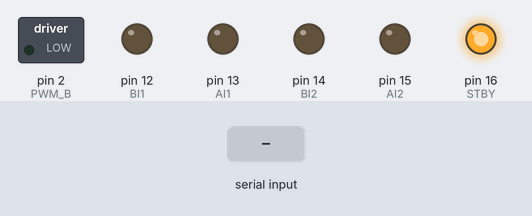
Simulated run of this sketch. Board: Arduino Uno, built with avr-gcc and run on an emulated ATmega328P. Parts: switched loads named in the sketch (green lamp = pin HIGH), output pins drawn as LEDs (lit = HIGH). Inputs (shaded band) come from the test bench.

Above: at 1.2 s.
1.3 s: "f90\n" received over Serial
At 2.3 s:
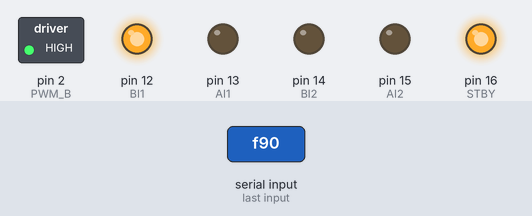
2.8 s: byte 118 ('v') received over Serial
At 4.1 s:
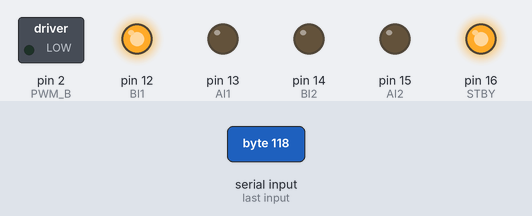
5.3 s: byte 116 ('t') received over Serial
At 7.2 s:
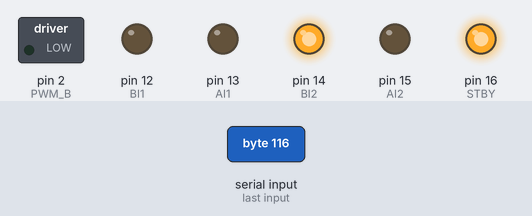
7.8 s: "v90\n" received over Serial
At 8.5 s:
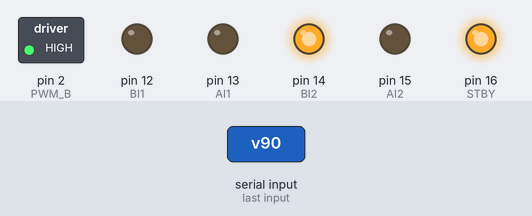
9.3 s: byte 112 ('p') received over Serial
At 11.4 s:
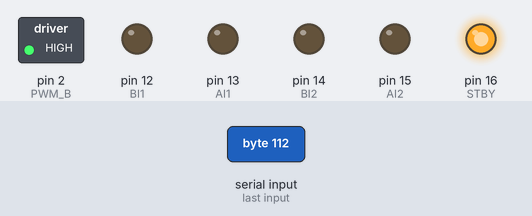
11.7 s: "f,45\n" received over Serial
At 12.7 s:
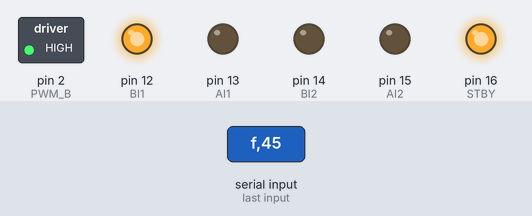
Timing chart, 0 to 14.2 s (numbered marks = the images above; inputs shaded):
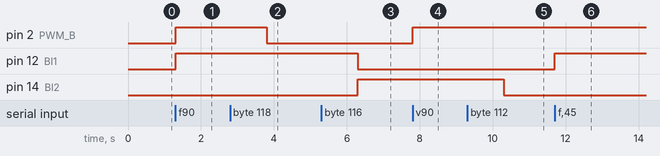

Measured:
- after the input at 1.3 s, pin 2 (PWM_B), pin 12 (BI1): LOW → HIGH at once
- after the input at 2.8 s, pin 2 (PWM_B): HIGH → LOW after 1.0 s
- after the input at 5.3 s, pin 12 (BI1): HIGH → LOW after 1.0 s; pin 14 (BI2): LOW → HIGH after 1.0 s
- after the input at 7.8 s, pin 2 (PWM_B): LOW → HIGH at once
- after the input at 9.3 s, pin 14 (BI2): HIGH → LOW after 1.0 s
- after the input at 11.7 s, pin 12 (BI1): LOW → HIGH at once

The sketch:

Serial-DC-motor.ino
```cpp
#define DIREITO  1
#define ESQUERDO 2

#define PWM_B  2
#define PWM_A  0
#define STBY  16
#define AI2   15
#define AI1   13
#define BI1   12
#define BI2   14

#define PARAR -1
#define FRENTE 0
#define VOLTAR 1

boolean infoCompleta = false;
char fimInformacao = '*';
int velocidade = 512;
int modo = PARAR;
int motor;

void setup() {
  Serial.begin(9600);

  pinMode(STBY, OUTPUT);
  pinMode(PWM_A, OUTPUT);
  pinMode(AI1, OUTPUT);
  pinMode(AI2, OUTPUT);
  pinMode(PWM_B, OUTPUT);
  pinMode(BI1, OUTPUT);
  pinMode(BI2, OUTPUT);

  digitalWrite(STBY, HIGH);
}

void loop() {
  ESPserialEvent();
  switch (modo)
  {
    case FRENTE:
      frente(motor, velocidade);
      break;
    case VOLTAR:
      voltar(motor, velocidade);
      break;
    case PARAR:
      parar(motor);
      break;
  }
}

void frente(int motor, int velocidade) {
  if (motor == ESQUERDO) {
    analogWrite(PWM_A, velocidade);
    digitalWrite(AI1, HIGH);
    digitalWrite(AI2, LOW);
  } else {
    analogWrite(PWM_B, velocidade);
    digitalWrite(BI1, HIGH);
    digitalWrite(BI2, LOW);

  }
}

void voltar(int motor, int velocidade) {
  if (motor == ESQUERDO) {
    analogWrite(PWM_A, velocidade);
    digitalWrite(AI1, LOW);
    digitalWrite(AI2, HIGH);
  } else {
    analogWrite(PWM_B, velocidade);
    digitalWrite(BI1, LOW);
    digitalWrite(BI2, HIGH);
  }
}

void parar(int motor) {
  if (motor == ESQUERDO) {
    digitalWrite(AI1, LOW);
    digitalWrite(AI2, LOW);
  } else {
    digitalWrite(BI1, LOW);
    digitalWrite(BI2, LOW);
  }
}

void ESPserialEvent() {
  while (Serial.available()) {
    char c = Serial.read();
    switch (c)
    {
      case 'v':
        velocidade = map(Serial.parseInt(), 0, 100, 0, 1024);
        break;
      case 'f':
        modo = FRENTE;
        motor = Serial.parseInt();
        break;
      case 't':
        modo = VOLTAR;
        motor = Serial.parseInt();
        break;
      case 'p':
        modo = PARAR;
        motor = Serial.parseInt();
        break;
    }
    infoCompleta = (c == fimInformacao) || (c == '\n');
  }
}
```
